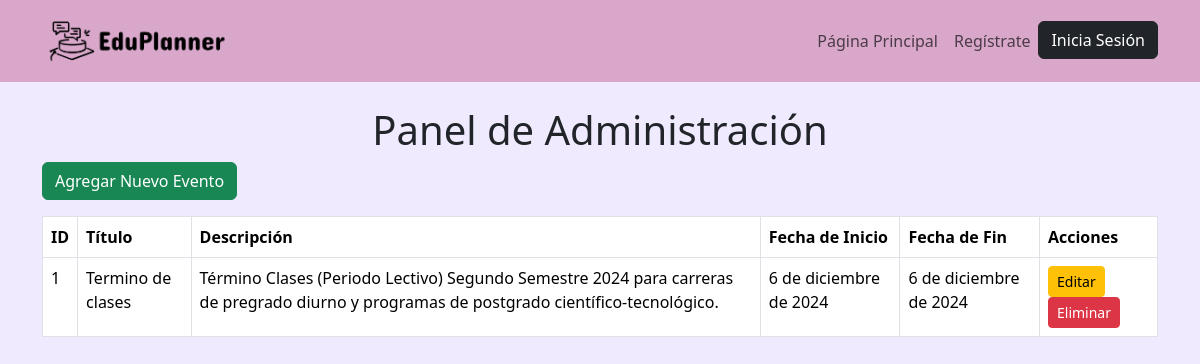
Screenshot of /panel-admin/ with the database file from the repository.
### eduplanner/models.py (models this page shows, shortened)
class EventoAcademico(models.Model):
    titulo = models.CharField(max_length=200)
    descripcion = models.TextField()
    fecha_inicio = models.DateField()
    fecha_fin = models.DateField(null=True, blank=True)

### eduplanner/views.py (the view)
# urls.py: path('panel-admin/', views.panel_admin, name='panel_admin'),
def panel_admin(request):
    eventos = EventoAcademico.objects.all()
    return render(request, 'panel_admin.html', {'eventos': eventos})

### eduplanner/templates/panel_admin.html (shortened to what this page needs)
{% extends 'base.html' %}
{% block content %}
<div class="container">
    <br>
    <h1 class="text-center">Panel de Administración</h1>
    <a href="{% url 'agregar_evento' %}" class="btn btn-success mb-3">Agregar Nuevo Evento</a>
    <table class="table table-bordered">
        <thead>
            <tr>
                <th>ID</th>
                <th>Título</th>
                <th>Descripción</th>
                <th>Fecha de Inicio</th>
                <th>Fecha de Fin</th>
                <th>Acciones</th>
            </tr>
        </thead>
        <tbody>
            {% for evento in eventos %}
            <tr>
                <td>{{ evento.id }}</td>
                <td>{{ evento.titulo }}</td>
                <td>{{ evento.descripcion }}</td>
                <td>{{ evento.fecha_inicio }}</td>
                <td>{{ evento.fecha_fin }}</td>
                <td>
                    <a href="{% url 'editar_evento' evento.id %}" class="btn btn-warning btn-sm">Editar</a>
                    <a href="{% url 'eliminar_evento' evento.id %}" class="btn btn-danger btn-sm">Eliminar</a>
                </td>
            </tr>
            {% endfor %}
        </tbody>
    </table>
</div>
{% endblock %}

### eduplanner/templates/base.html (shortened to what this page needs)
{% load static %}
<!DOCTYPE html>
<html lang="en">
<head>
    <link rel="stylesheet" href="{% static 'css/bootstrap.css' %}">
    <link rel="stylesheet" href="{% static 'css/estilos.css' %}">
    <link href="https://cdn.jsdelivr.net/npm/fullcalendar@6.1.5/index.global.min.css" rel="stylesheet">
</head>
<body style="background-color: #F0EAFF;">
    <nav id="menu" class="navbar navbar-expand-lg navbar-light" style="background-color: #D8A7CA;">
        <div class="container margin-left margin-right">
            <a class="navbar-brand" href="{% url 'pag_principal' %}">
                <img id="logo" src="{% static 'img/logo_negro.png' %}" alt="logo de Refugio Dhermes" class="img-fluid" style="width: 190px;">
            </a>
            <div class="collapse navbar-collapse" id="navbarNav">
                <ul class="navbar-nav ms-auto">
                    {% if user.is_authenticated %}
                        <li class="nav-item">
                            <a class="nav-link" href="{% url 'calendar' %}">Calendario</a>
                        </li>
                        <li class="nav-item">
                            <a class="nav-link" href="{% url 'panel_admin' %}">Panel de administración</a>
                        </li>
                        <li class="nav-item">
                            <a class="nav-link" href="{% url 'cerrar_sesion' %}">Cerrar Sesión</a>
                        </li>
                    {% else %}
                        <li class="nav-item">
                            <a class="nav-link" href="{% url 'pag_principal' %}">Página Principal</a>
                        </li>
                        <li class="nav-item">
                            <a class="nav-link" href="{% url 'registro' %}">Regístrate</a>
                        </li>
                        <li class="nav-item">
                            <a class="btn btn-dark" href="{% url 'login' %}">Inicia Sesión</a>
                        </li>
                    {% endif %}
                </ul>
            </div>
        </div>
    </nav>
    {% block content %}
    {% endblock %}
</body>
</html>

### rows the page displays
EventoAcademico: id "1", titulo "Termino de clases", descripcion "Término Clases (Periodo Lectivo) Segundo Semestre 2024 para carreras de pregrado diurno y programas de postgrado científico-tecnológico.", fecha_inicio "6 de diciembre de 2024", fecha_fin "6 de diciembre de 2024"
